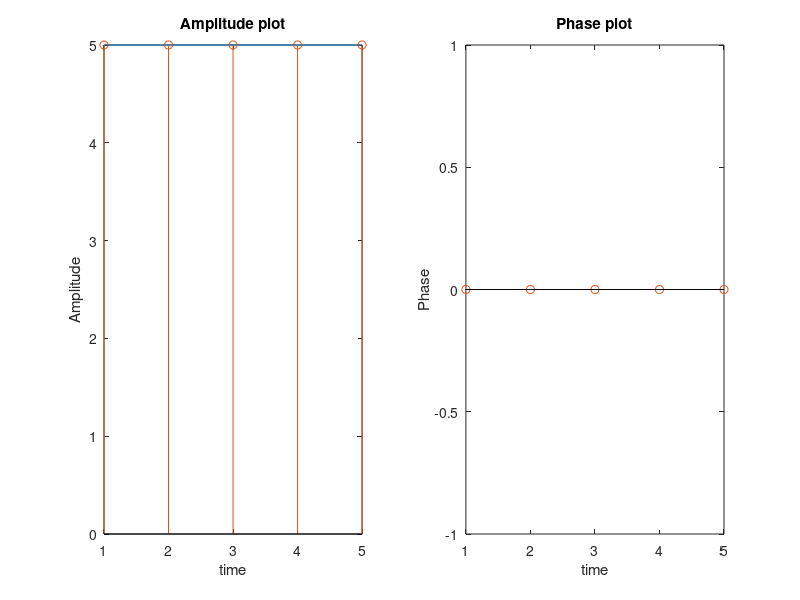

Source code (MATLAB):
clc;
clear all;
N=input('Enter the no. of points in DFT');
k=[0:1:N-1];
n=[0:1:N-1];
xn=input('Enter the element array');
L=length(xn);

if(N<L)           %validate length of DFT
    disp('"error,please verify no. of elements in DFT"')
    return;
  else if(N==L)
        disp(xn)
    else
      xn=[xn,zeros(1,N-1)];
      end
end

xk=[zeros(1,N)];   %create array xk of all zeros
for k=0:1:N-1
for n=0:1:N-1
    xk(k+1)=xk(k+1)+(xn(n+1)*exp((-j*2*pi*n*k)/N));          %Equation of DFT
end
end
disp('calculated DFT is:')
xk
disp('calculated DFT by using inbuilt function is:')
yk=fft(xn,N)


disp('Magnitude plot of DFT is:')   %Amplitude plot
m=abs(xk)
subplot(121)
plot(m)
hold all
stem(m)
xlabel('time');
ylabel('Amplitude');
title('Amplitude plot');


disp('Phase plot of DFT is:')        %phase plot
subplot(122)
p=angle(xk)     
plot(p)
hold all
stem(p)
xlabel('time');
ylabel('Phase');
title('Phase plot');